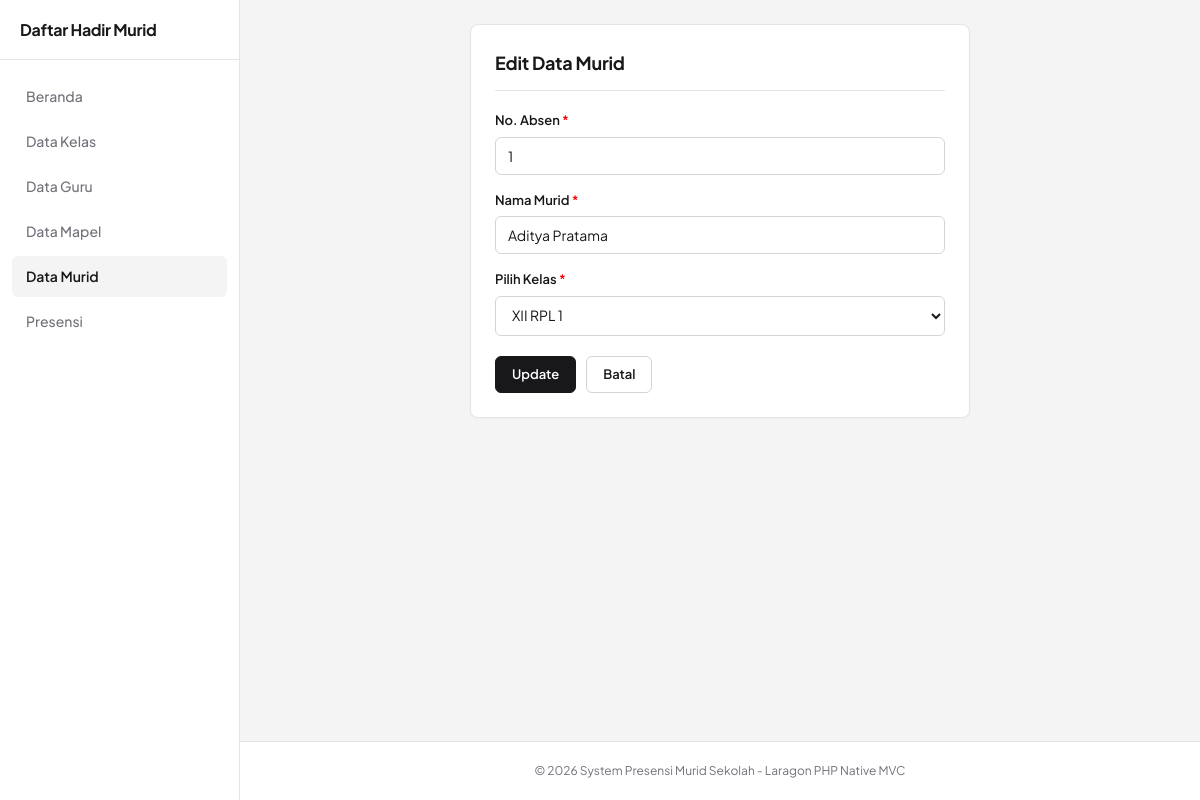
The app's page /murid/edit/1 with its own data.
### tables this page shows
CREATE TABLE `murid` (
  `id_murid` INT(11) NOT NULL AUTO_INCREMENT,
  `no_absen` INT(11) NOT NULL DEFAULT 1,
  `nama_murid` VARCHAR(150) NOT NULL,
  `id_kelas` INT(11) NOT NULL,
  PRIMARY KEY (`id_murid`),
  KEY `fk_murid_kelas` (`id_kelas`),
  CONSTRAINT `fk_murid_kelas` FOREIGN KEY (`id_kelas`) REFERENCES `kelas` (`id_kelas`) ON DELETE CASCADE ON UPDATE CASCADE
);

CREATE TABLE `kelas` (
  `id_kelas` INT(11) NOT NULL AUTO_INCREMENT,
  `nama_kelas` VARCHAR(100) NOT NULL,
  PRIMARY KEY (`id_kelas`)
);

### app/controllers/MuridController.php (called while the page is built, shortened)
<?php
class MuridController extends Controller {
    private $muridModel;
    private $kelasModel;
    public function __construct() {
        $this->muridModel = new MuridModel();
        $this->kelasModel = new KelasModel();
    }
    public function edit($id = null) {
        $murid = $this->muridModel->getById($id);
        $data = [
            'title' => 'Edit Murid',
            'murid' => $murid,
            'kelas' => $this->kelasModel->getAll()
        ];
        $this->view('murid/edit', $data);
    }
}

### core/Router.php (called while the page is built, shortened)
<?php
class Router {
    protected $method = 'index';
    protected $params = [];
    public function __construct() {
        $url = $this->parseUrl();
        if (isset($url[0]) && !empty($url[0])) {
            $controllerName = ucfirst($url[0]) . 'Controller';
            if (file_exists(__DIR__ . '/../app/controllers/' . $controllerName . '.php')) {
                unset($url[0]);
            }
        }
        $this->controller = new $this->controller;
        if (isset($url[1]) && !empty($url[1])) {
            if (method_exists($this->controller, $url[1])) {
                $this->method = $url[1];
                unset($url[1]);
            }
        }
        if (!empty($url)) {
            $this->params = array_values($url);
        }
        call_user_func_array([$this->controller, $this->method], $this->params);
    }
    private function parseUrl() {
        if (isset($_GET['url'])) {
            $url = rtrim($_GET['url'], '/');
            $url = filter_var($url, FILTER_SANITIZE_URL);
            return explode('/', $url);
        }
        return [];
    }
}

### public/index.php (called while the page is built, shortened)
<?php
require_once __DIR__ . '/../core/Database.php';
require_once __DIR__ . '/../core/Model.php';
require_once __DIR__ . '/../core/Router.php';
spl_autoload_register(function ($className) {
    $modelFile = __DIR__ . '/../app/models/' . $className . '.php';
});
$app = new Router();

### config/database.php (called while the page is built)
<?php
return [
    'host' => 'localhost',
    'dbname' => 'db_presensi_murid',
    'username' => 'root',
    'password' => '',
    'charset' => 'utf8mb4'
];

### core/Database.php (called while the page is built, shortened)
<?php
class Database {
    private static $instance = null;
    private $pdo;
    private function __construct() {
        $config = require __DIR__ . '/../config/database.php';
        $dsn = "mysql:host=" . $config['host'] . ";dbname=" . $config['dbname'] . ";charset=" . $config['charset'];
        $options = [
            PDO::ATTR_ERRMODE            => PDO::ERRMODE_EXCEPTION,
            PDO::ATTR_DEFAULT_FETCH_MODE => PDO::FETCH_ASSOC,
            PDO::ATTR_EMULATE_PREPARES   => false,
        ];
        try {
            $this->pdo = new PDO($dsn, $config['username'], $config['password'], $options);
        } catch (PDOException $e) {
            die("Koneksi Database Gagal: " . $e->getMessage());
        }
    }
    public static function getInstance() {
        if (self::$instance === null) {
            self::$instance = new Database();
        }
        return self::$instance;
    }
    public function query($sql, $params = []) {
        $stmt = $this->pdo->prepare($sql);
        $stmt->execute($params);
        return $stmt;
    }
    public function fetchAll($sql, $params = []) {
        return $this->query($sql, $params)->fetchAll();
    }
    public function fetch($sql, $params = []) {
        return $this->query($sql, $params)->fetch();
    }
}

### core/Model.php (called while the page is built, shortened)
<?php
class Model {
    public function __construct() {
        $this->db = Database::getInstance();
    }
}

### app/models/MuridModel.php (called while the page is built, shortened)
<?php
class MuridModel extends Model {
    public function getById($id) {
        return $this->db->fetch("SELECT * FROM murid WHERE id_murid = ?", [$id]);
    }
}

### app/models/KelasModel.php (called while the page is built, shortened)
<?php
class KelasModel extends Model {
    public function getAll() {
        return $this->db->fetchAll("SELECT * FROM kelas ORDER BY nama_kelas ASC");
    }
}

### app/views/murid/edit.php (the view, shortened to what this page needs)
<div class="card" style="max-width: 500px; margin: 0 auto;">
    <div class="card-header">
        <h1 class="card-title">Edit Data Murid</h1>
    </div>
    <form action="<?= BASEURL ?>/murid/update/<?= $murid['id_murid'] ?>" method="POST">
        <div class="form-group">
            <label for="no_absen">No. Absen <span style="color: red;">*</span></label>
            <input type="number" id="no_absen" name="no_absen" class="form-control" value="<?= (int)$murid['no_absen'] ?>" min="1" max="100" required autofocus>
        </div>
        <div class="form-group">
            <label for="nama_murid">Nama Murid <span style="color: red;">*</span></label>
            <input type="text" id="nama_murid" name="nama_murid" class="form-control" value="<?= htmlspecialchars($murid['nama_murid']) ?>" required>
        </div>
        <div class="form-group">
            <label for="id_kelas">Pilih Kelas <span style="color: red;">*</span></label>
            <select id="id_kelas" name="id_kelas" class="form-control" required>
                <?php foreach ($kelas as $k): ?>
                    <option value="<?= $k['id_kelas'] ?>" <?= $k['id_kelas'] == $murid['id_kelas'] ? 'selected' : '' ?>>
                        <?= htmlspecialchars($k['nama_kelas']) ?>
                    </option>
                <?php endforeach; ?>
            </select>
        </div>
        <div style="display: flex; gap: 10px; margin-top: 20px;">
            <button type="submit" class="btn btn-primary">Update</button>
            <a href="<?= BASEURL ?>/murid" class="btn btn-secondary">Batal</a>
        </div>
    </form>
</div>

### public/assets/css/style.css (style rules this page uses)
:root { --bg-color: #f4f4f5; --surface-color: #ffffff; --border-color: #e4e4e7; --border-dark: #d4d4d8; --text-main: #18181b; --text-muted: #71717a; --text-light: #a1a1aa; --primary: #18181b; --primary-hover: #27272a; --primary-light: #f4f4f5; --success-bg: #ecfdf5; --success-text: #047857; --info-bg: #f4f4f5; --info-text: #18181b; --warning-bg: #fffbebf5; --warning-text: #b45309; --danger-bg: #fef2f2; --danger-text: #b91c1c; --font-family: 'Plus Jakarta Sans', -apple-system, BlinkMacSystemFont, "Segoe UI", Roboto, sans-serif; }
* { box-sizing: border-box; margin: 0; padding: 0; }
body { font-family: var(--font-family); background-color: var(--bg-color); color: var(--text-main); line-height: 1.5; font-size: 14px; }
.card { background: var(--surface-color); border: 1px solid var(--border-color); border-radius: 8px; padding: 24px; margin-bottom: 24px; box-shadow: 0 1px 2px rgba(0, 0, 0, 0.03); }
.card-header { display: flex; justify-content: space-between; align-items: center; margin-bottom: 20px; padding-bottom: 14px; border-bottom: 1px solid var(--border-color); }
.card-title { font-size: 18px; font-weight: 700; color: var(--text-main); letter-spacing: -0.2px; }
.btn { display: inline-block; font-family: inherit; font-size: 13px; font-weight: 600; padding: 8px 16px; border-radius: 6px; border: 1px solid transparent; cursor: pointer; text-decoration: none; text-align: center; transition: background-color 0.15s, border-color 0.15s; }
.btn-primary { background-color: var(--primary); color: #ffffff; border-color: var(--primary); }
.btn-secondary { background-color: #ffffff; color: var(--text-main); border-color: var(--border-dark); }
.form-group { margin-bottom: 16px; }
.form-group label { display: block; font-weight: 600; font-size: 13px; color: var(--text-main); margin-bottom: 6px; }
.form-control, select.form-control { width: 100%; padding: 9px 12px; font-size: 14px; font-family: inherit; color: var(--text-main); background-color: #ffffff; border: 1px solid var(--border-dark); border-radius: 6px; }

### records on screen
murid: no_absen "1", nama_murid "Aditya Pratama", id_kelas "XII RPL 1"
